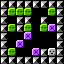

Tiled map render using the project's own tile images. Description and the whole map definition, tile-layer contents included, below:
An orthogonal 8x8 tile map with 8x8 px tiles, 1 tile layer (base).

<map version="1.5" tiledversion="1.7.0" orientation="orthogonal" renderorder="right-down" width="8" height="8" tilewidth="8" tileheight="8" infinite="0" nextlayerid="2" nextobjectid="1">
 <tileset firstgid="1" source="../../dev/editor_tiles.tsx" />
 <layer id="1" name="base" width="8" height="8">
  <data encoding="csv">
1,1,1,1,1,1,1,1,
1,3,3,3,0,0,3,1,
1,0,1,1,0,1,0,1,
1,3,1,3,0,3,4,1,
1,0,0,4,0,0,0,1,
1,0,4,0,0,0,0,1,
1,3,0,0,4,1,2,1,
1,1,1,1,1,1,1,1
</data>
 </layer>
</map>
